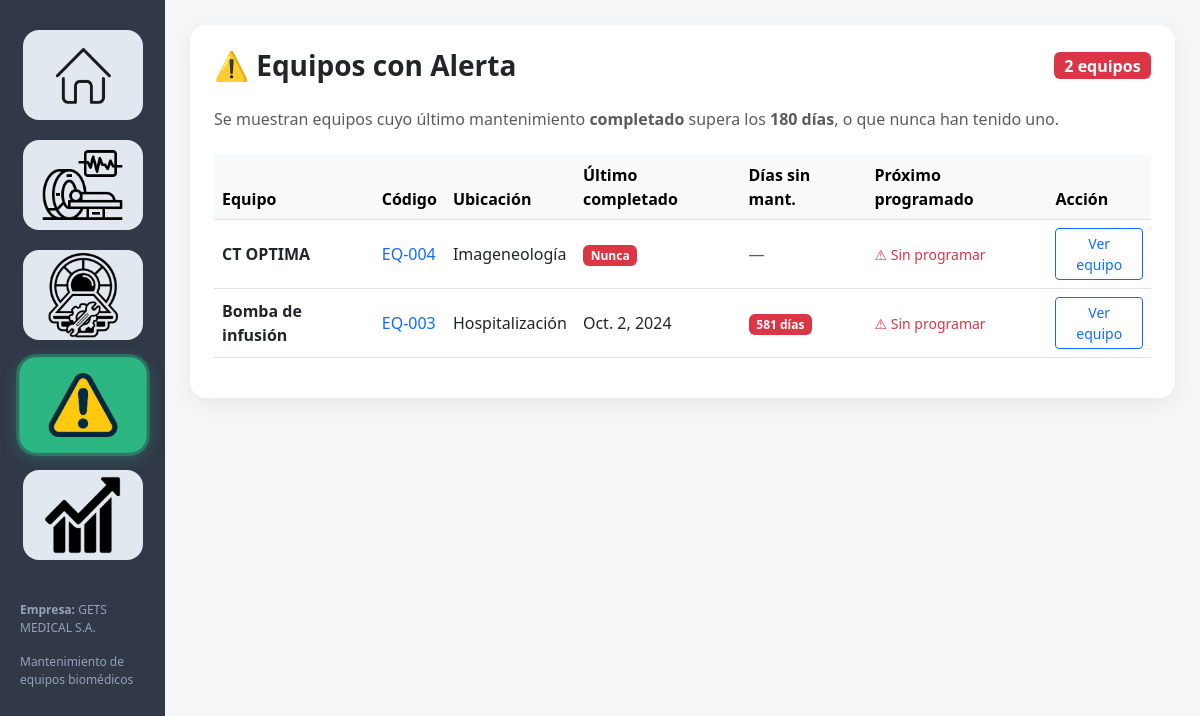
Page /alertas/ on the earlier database version.
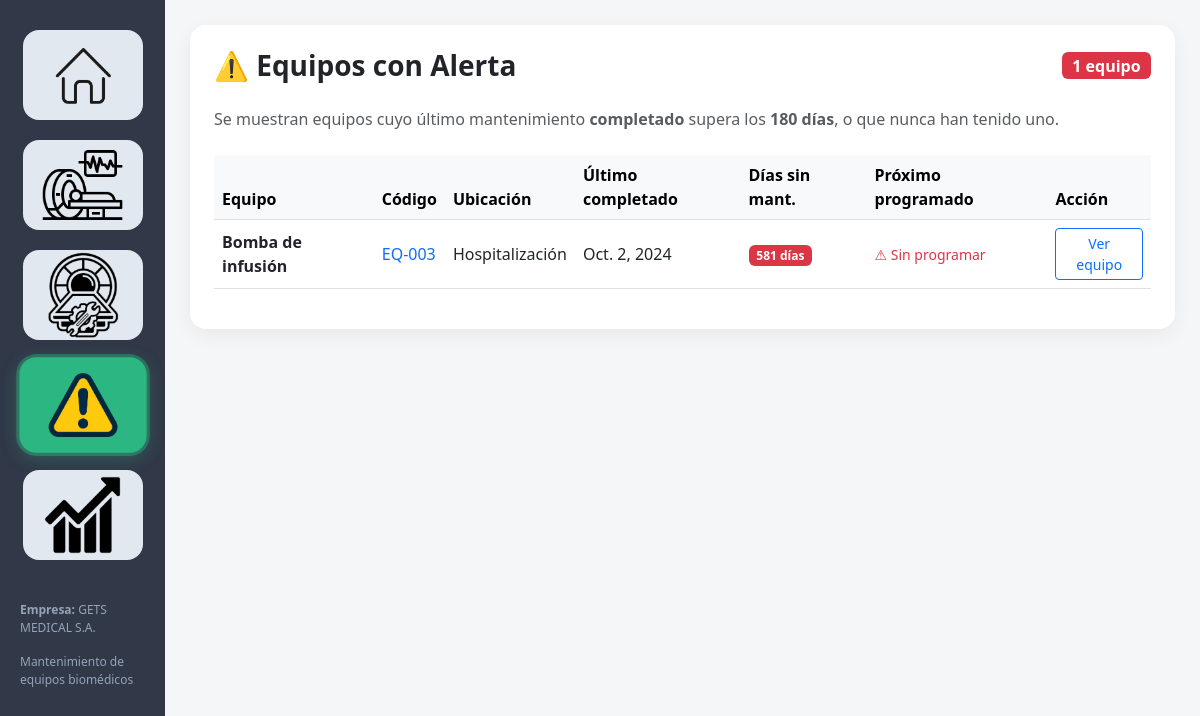
Same page on the later database version.
### core/models.py (models this page shows, shortened)
class Equipo(models.Model):
    TIPO_CHOICES = [
        ('rayos_x',          'Rayos X'),
        ('tomografo',        'Tomógrafo (CT)'),
        ('resonancia',       'Resonancia Magnética (RM)'),
        ('ultrasonido',      'Ultrasonido / Ecógrafo'),
        ('mamografo',        'Mamógrafo'),
        ('fluoroscopio',     'Fluoroscopio'),
        ('densitometro',     'Densitómetro óseo'),
        ('arco_c',           'Arco en C'),
        ('angiografo',       'Angiógrafo'),
        ('pet_scan',         'PET / PET-CT'),
        ('monitor',          'Monitor de signos vitales'),
        ('ventilador',       'Ventilador mecánico'),
        ('desfibrilador',    'Desfibrilador / DEA'),
        ('electrocardiografo','Electrocardiógraf (ECG)'),
        ('oximetro',         'Oxímetro de pulso'),
        ('bomba_infusion',   'Bomba de infusión'),
        ('incubadora',       'Incubadora neonatal'),
        ('electrobisturi',   'Electrobisturí'),
        ('laser_medico',     'Láser médico'),
        ('arco_quirurgico',  'Arco quirúrgico'),
        ('analizador',       'Analizador / Autoanalizador'),
        ('centrifuga',       'Centrífuga'),
        ('microscopio',      'Microscopio'),
        ('espectrofotometro','Espectrofotómetro'),
        ('autoclave',        'Autoclave / Esterilizador'),
        ('ultrasonido_rehab','Ultrasonido terapéutico'),
        ('electroterapia',   'Electroterapia / TENS'),
        ('laser_rehab',      'Láser terapéutico'),
        ('rayos_x_dental',   'Rayos X dental'),
        ('unidad_dental',    'Unidad odontológica'),
        ('otro',             'Otro'),
    ]
    codigo            = models.CharField(max_length=50, unique=True)
    nombre            = models.CharField(max_length=100)
    tipo              = models.CharField(
                            max_length=50,
                            choices=TIPO_CHOICES,
                            default='otro',
                            help_text='Categoría del equipo biomédico'
                        )
    tipo_otro         = models.CharField(
                            max_length=100,
                            blank=True,
                            null=True,
                            help_text='Especificar si el tipo es "Otro"'
                        )
    marca             = models.CharField(max_length=50)
    modelo            = models.CharField(max_length=50)
    serie             = models.CharField(max_length=50)
    ubicacion         = models.CharField(max_length=100)
    estado            = models.CharField(max_length=50)
    fecha_adquisicion = models.DateField(null=True, blank=True)
    criticidad        = models.CharField(max_length=20)
    usos_mas          = models.PositiveIntegerField(
        null=True,
        blank=True,
        help_text='Número de usos o mAs acumulados del equipo'
    )
    cliente           = models.ForeignKey(
        Cliente,
        on_delete=models.SET_NULL,
        null=True,
        blank=True,
        related_name='equipos',
        help_text='Cliente o institución propietaria del equipo'
    )
    tubo_modelo       = models.CharField(
        max_length=100,
        blank=True,
        null=True,
        help_text='Modelo del tubo de rayos X (dejar vacío si no aplica)'
    )
    tubo_serie        = models.CharField(
        max_length=100,
        blank=True,
        null=True,
        help_text='Número de serie del tubo de rayos X (dejar vacío si no aplica)'
    )
    class Meta:
        verbose_name        = 'Equipo'
        verbose_name_plural = 'Equipos'
        ordering            = ['codigo']

class Mantenimiento(models.Model):
    TIPO_CHOICES = [
        ('preventivo',  'Preventivo'),
        ('correctivo',  'Correctivo'),
        ('predictivo',  'Predictivo'),
        ('otro',        'Otro'),
    ]
    ATENCION_CHOICES = [
        ('presencial', 'Presencial'),
        ('virtual',    'Virtual'),
    ]
    ETIQUETA_CHOICES = [
        ('bimestral',     'Bimestral'),
        ('trimestral',    'Trimestral'),
        ('cuatrimestral', 'Cuatrimestral'),
        ('semestral',     'Semestral'),
        ('anual',         'Anual'),
        ('otro',          'Otro'),
    ]
    programado  = models.BooleanField(
        default=False,
        help_text=(
            'True = mantenimiento programado (periódico, generado por el sistema). '
            'False = no programado (imprevisto o correctivo puntual).'
        )
    )
    serie_programada = models.ForeignKey(
        'self',
        null=True, blank=True,
        on_delete=models.SET_NULL,
        related_name='serie_hijos',
        help_text='Primer mantenimiento de la serie (null si es el primero)'
    )
    equipo      = models.ForeignKey(Equipo, on_delete=models.CASCADE)
    tipo        = models.CharField(max_length=50, choices=TIPO_CHOICES, default='preventivo')
    tipo_otro   = models.CharField(
        max_length=100,
        blank=True,
        null=True,
        help_text='Descripción si tipo es "otro"'
    )
    fecha       = models.DateField()
    tipo_atencion = models.CharField(
        max_length=20,
        choices=ATENCION_CHOICES,
        default='presencial',
        help_text='Modalidad de atención'
    )
    problema    = models.TextField(
        blank=True,
        null=True,
        help_text='Problema o asunto reportado'
    )
    solucion    = models.TextField(
        blank=True,
        null=True,
        help_text='Solución aplicada'
    )
    descripcion = models.TextField(blank=True, null=True)  # Mantenido por compatibilidad
    tecnico     = models.ForeignKey(Tecnico, on_delete=models.SET_NULL, null=True)
    estado      = models.CharField(max_length=50)
    costo       = models.FloatField()
    etiqueta           = models.CharField(
        max_length=20,
        choices=ETIQUETA_CHOICES,
        blank=True,
        null=True,
        help_text='Periodicidad de este mantenimiento'
    )
    etiqueta_otro      = models.CharField(
        max_length=100,
        blank=True,
        null=True,
        help_text='Descripción si etiqueta es "otro"'
    )
    fecha_proximo      = models.DateField(
        blank=True,
        null=True,
        help_text='Fecha programada para el próximo mantenimiento'
    )
    etiqueta_proximo   = models.CharField(
        max_length=20,
        choices=ETIQUETA_CHOICES,
        blank=True,
        null=True,
        help_text='Periodicidad del próximo mantenimiento'
    )
    etiqueta_proximo_otro = models.CharField(
        max_length=100,
        blank=True,
        null=True,
        help_text='Descripción si etiqueta_proximo es "otro"'
    )
    ciudad = models.CharField(
        max_length=100,
        blank=True,
        null=True,
        help_text='Ciudad o lugar donde se realiza el mantenimiento'
    )
    codigo_error = models.CharField(
        max_length=200,
        blank=True,
        null=True,
        help_text=(
            'Código(s) de error reportados por el equipo. '
            'Puede ingresar varios separados por coma. '
            'También se detectan códigos mencionados en problema/solución.'
        )
    )
    class Meta:
        unique_together = (
            'equipo', 'tipo', 'fecha',
            'tecnico', 'estado', 'costo'
        )

### core/views.py (the view)
# urls.py: path('alertas/',                                views.alertas,               name='alertas'),
def alertas(request):
    limite = date.today() - timedelta(days=180)
    equipos_alerta = []
    for equipo in Equipo.objects.all():
        ultimo_completado = (
            Mantenimiento.objects
            .filter(equipo=equipo, estado__iexact='completado')
            .order_by('-fecha')
            .first()
        )
        if not ultimo_completado or ultimo_completado.fecha < limite:
            proximo_programado = (
                Mantenimiento.objects
                .filter(equipo=equipo, fecha_proximo__isnull=False)
                .order_by('-fecha')
                .first()
            )
            equipos_alerta.append({
                'equipo':            equipo,
                'ultimo':            ultimo_completado.fecha if ultimo_completado else 'Nunca',
                'dias_sin_mant':     (date.today() - ultimo_completado.fecha).days
                                     if ultimo_completado else None,
                'proximo_fecha':     proximo_programado.fecha_proximo
                                     if proximo_programado else None,
                'proximo_etiqueta':  proximo_programado.etiqueta_proximo_display()
                                     if proximo_programado else None,
            })
    equipos_alerta.sort(key=lambda x: (
        x['proximo_fecha'] is not None,   # sin fecha programada primero
        x['ultimo'] if x['ultimo'] != 'Nunca' else date.min
    ))
    return render(request, 'alertas.html', {'equipos': equipos_alerta})

### core/templates/alertas.html (shortened to what this page needs)
{% extends 'base.html' %}
{% block content %}
<div class="card p-4">
    <div class="d-flex justify-content-between align-items-center mb-4">
        <h3 class="fw-bold mb-0">⚠️ Equipos con Alerta</h3>
        <span class="badge bg-danger fs-6">{{ equipos|length }} equipo{{ equipos|length|pluralize }}</span>
    </div>
    <p class="text-muted mb-4">
        Se muestran equipos cuyo último mantenimiento <strong>completado</strong>
        supera los <strong>180 días</strong>, o que nunca han tenido uno.
    </p>
    {% if equipos %}
    <div class="table-responsive">
        <table class="table table-hover align-middle">
            <thead class="table-light">
                <tr>
                    <th>Equipo</th>
                    <th>Código</th>
                    <th>Ubicación</th>
                    <th>Último completado</th>
                    <th>Días sin mant.</th>
                    <th>Próximo programado</th>
                    <th>Acción</th>
                </tr>
            </thead>
            <tbody>
            {% for e in equipos %}
            <tr>
                <td class="fw-bold">{{ e.equipo.nombre }}</td>
                <td>
                    <a href="/equipo/{{ e.equipo.id }}/" class="text-decoration-none">
                        {{ e.equipo.codigo }}
                    </a>
                </td>
                <td>{{ e.equipo.ubicacion }}</td>
                <td>
                    {% if e.ultimo == 'Nunca' %}
                        <span class="badge bg-danger">Nunca</span>
                    {% else %}
                        {{ e.ultimo }}
                    {% endif %}
                </td>
                <td>
                    {% if e.dias_sin_mant %}
                        {% if e.dias_sin_mant > 365 %}
                            <span class="badge bg-danger">{{ e.dias_sin_mant }} días</span>
                        {% elif e.dias_sin_mant > 180 %}
                            <span class="badge bg-warning text-dark">{{ e.dias_sin_mant }} días</span>
                        {% else %}
                            <span class="badge bg-secondary">{{ e.dias_sin_mant }} días</span>
                        {% endif %}
                    {% else %}
                        <span class="text-muted">—</span>
                    {% endif %}
                </td>
                <td>
                    {% if e.proximo_fecha %}
                        <div class="fw-bold text-success">📅 {{ e.proximo_fecha }}</div>
                        {% if e.proximo_etiqueta and e.proximo_etiqueta != '—' %}
                        <small class="text-muted">{{ e.proximo_etiqueta }}</small>
                        {% endif %}
                    {% else %}
                        <span class="text-danger small">⚠ Sin programar</span>
                    {% endif %}
                </td>
                <td>
                    <a href="/equipo/{{ e.equipo.id }}/"
                       class="btn btn-sm btn-outline-primary">
                        Ver equipo
                    </a>
                </td>
            </tr>
            {% endfor %}
            </tbody>
        </table>
    </div>
    {% else %}
    <div class="alert alert-success text-center py-4">
        ✅ <strong>¡Todo en orden!</strong> Todos los equipos tienen mantenimiento
        completado dentro de los últimos 180 días.
    </div>
    {% endif %}
</div>
{% endblock %}

Differences in the rows shown:
no longer on this page (row edited): Equipo: equipo.nombre "CT OPTIMA", equipo.codigo "EQ-004", equipo.ubicacion "Imageneología", shows "Nunca"
Other differences:
{{ equipos|length }}: "2" → "1"
